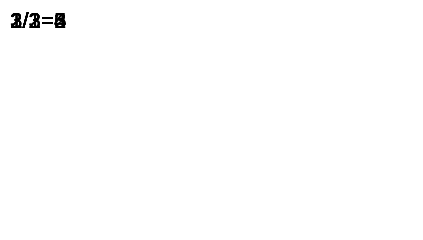

Here is the Vega-Lite specification saved for this chart:
### Vega specification from a JSON file in a GitHub repository (floating-point values rounded to 4 significant figures)
{"width": 200, "height": 100, "padding": 5, "data": [{"name": "t", "values": [{"x": 1}, {"x": 2}, {"x": 3}], "transform": [{"type": "cross", "as": ["l", "r"]}, {"type": "formula", "expr": "datum.l.x + datum.r.x", "as": "sum"}]}], "marks": [{"type": "text", "from": {"data": "t"}, "encode": {"update": {"text": {"signal": "datum.l.x + \"/\" + datum.r.x + \"=\" + datum.sum"}}}}]}
